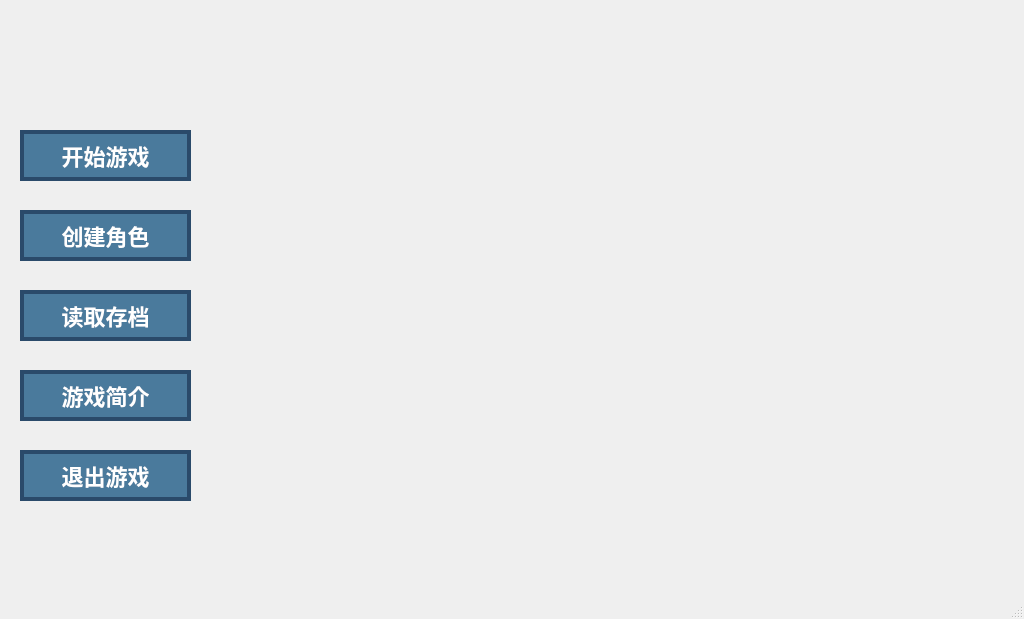
<?xml version="1.0" encoding="UTF-8"?>
<ui version="4.0">
 <class>MainWindow</class>
 <widget class="QMainWindow" name="MainWindow">
  <property name="geometry">
   <rect>
    <x>0</x>
    <y>0</y>
    <width>1024</width>
    <height>619</height>
   </rect>
  </property>
  <property name="windowTitle">
   <string>MainWindow</string>
  </property>
  <widget class="QWidget" name="centralwidget">
   <widget class="QPushButton" name="button1">
    <property name="geometry">
     <rect>
      <x>20</x>
      <y>130</y>
      <width>171</width>
      <height>51</height>
     </rect>
    </property>
    <property name="font">
     <font>
      <family>楷体</family>
      <pointsize>-1</pointsize>
      <bold>true</bold>
     </font>
    </property>
    <property name="styleSheet">
     <string notr="true">QPushButton {
    background-color: #4a7a9c;
    color: #ffffff;
    font-family: 楷体;
    font-size: 22px;
    font-weight: bold;
    border: 4px solid #2a4a6a;
    border-radius: 0px;
    padding: 8px 20px;
}

QPushButton:hover {
    background-color: #5a8aac;
    border-color: #3a5a7a;
}

QPushButton:pressed {
    background-color: #2a5a7a;
    border-color: #1a3a5a;
}</string>
    </property>
    <property name="text">
     <string>开始游戏</string>
    </property>
   </widget>
   <widget class="QPushButton" name="create_character">
    <property name="geometry">
     <rect>
      <x>20</x>
      <y>210</y>
      <width>171</width>
      <height>51</height>
     </rect>
    </property>
    <property name="font">
     <font>
      <family>楷体</family>
      <pointsize>-1</pointsize>
      <bold>true</bold>
     </font>
    </property>
    <property name="styleSheet">
     <string notr="true">QPushButton {
    background-color: #4a7a9c;
    color: #ffffff;
    font-family: 楷体;
    font-size: 22px;
    font-weight: bold;
    border: 4px solid #2a4a6a;
    border-radius: 0px;
    padding: 8px 20px;
}

QPushButton:hover {
    background-color: #5a8aac;
    border-color: #3a5a7a;
}

QPushButton:pressed {
    background-color: #2a5a7a;
    border-color: #1a3a5a;
}</string>
    </property>
    <property name="text">
     <string>创建角色</string>
    </property>
   </widget>
   <widget class="QPushButton" name="memory_button">
    <property name="geometry">
     <rect>
      <x>20</x>
      <y>290</y>
      <width>171</width>
      <height>51</height>
     </rect>
    </property>
    <property name="font">
     <font>
      <family>楷体</family>
      <pointsize>-1</pointsize>
      <bold>true</bold>
     </font>
    </property>
    <property name="styleSheet">
     <string notr="true">QPushButton {
    background-color: #4a7a9c;
    color: #ffffff;
    font-family: 楷体;
    font-size: 22px;
    font-weight: bold;
    border: 4px solid #2a4a6a;
    border-radius: 0px;
    padding: 8px 20px;
}

QPushButton:hover {
    background-color: #5a8aac;
    border-color: #3a5a7a;
}

QPushButton:pressed {
    background-color: #2a5a7a;
    border-color: #1a3a5a;
}</string>
    </property>
    <property name="text">
     <string>读取存档</string>
    </property>
   </widget>
   <widget class="QPushButton" name="rule_button">
    <property name="geometry">
     <rect>
      <x>20</x>
      <y>370</y>
      <width>171</width>
      <height>51</height>
     </rect>
    </property>
    <property name="font">
     <font>
      <family>楷体</family>
      <pointsize>-1</pointsize>
      <bold>true</bold>
     </font>
    </property>
    <property name="styleSheet">
     <string notr="true">QPushButton {
    background-color: #4a7a9c;
    color: #ffffff;
    font-family: 楷体;
    font-size: 22px;
    font-weight: bold;
    border: 4px solid #2a4a6a;
    border-radius: 0px;
    padding: 8px 20px;
}

QPushButton:hover {
    background-color: #5a8aac;
    border-color: #3a5a7a;
}

QPushButton:pressed {
    background-color: #2a5a7a;
    border-color: #1a3a5a;
}</string>
    </property>
    <property name="text">
     <string>游戏简介</string>
    </property>
   </widget>
   <widget class="QPushButton" name="exit_button">
    <property name="geometry">
     <rect>
      <x>20</x>
      <y>450</y>
      <width>171</width>
      <height>51</height>
     </rect>
    </property>
    <property name="font">
     <font>
      <family>楷体</family>
      <pointsize>-1</pointsize>
      <bold>true</bold>
     </font>
    </property>
    <property name="styleSheet">
     <string notr="true">QPushButton {
    background-color: #4a7a9c;
    color: #ffffff;
    font-family: 楷体;
    font-size: 22px;
    font-weight: bold;
    border: 4px solid #2a4a6a;
    border-radius: 0px;
    padding: 8px 20px;
}

QPushButton:hover {
    background-color: #5a8aac;
    border-color: #3a5a7a;
}

QPushButton:pressed {
    background-color: #2a5a7a;
    border-color: #1a3a5a;
}</string>
    </property>
    <property name="text">
     <string>退出游戏</string>
    </property>
   </widget>
   <widget class="QTextEdit" name="textEdit">
    <property name="geometry">
     <rect>
      <x>550</x>
      <y>110</y>
      <width>381</width>
      <height>431</height>
     </rect>
    </property>
    <property name="font">
     <font>
      <family>楷体</family>
      <pointsize>-1</pointsize>
     </font>
    </property>
    <property name="styleSheet">
     <string notr="true">color:rgb(255, 255, 255);
background: transparent;
font-family: 楷体;
font-size: 20px;
border: none;
</string>
    </property>
    <property name="readOnly">
     <bool>true</bool>
    </property>
   </widget>
  </widget>
  <widget class="QMenuBar" name="menubar">
   <property name="geometry">
    <rect>
     <x>0</x>
     <y>0</y>
     <width>1024</width>
     <height>17</height>
    </rect>
   </property>
  </widget>
  <widget class="QStatusBar" name="statusbar"/>
 </widget>
 <resources/>
 <connections/>
</ui>
